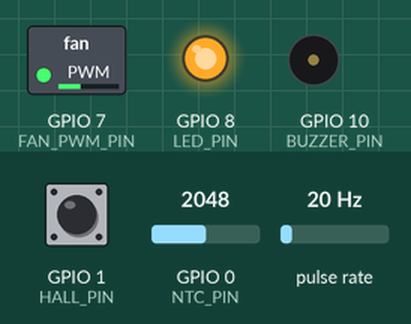
The sketch below on a simulated ESP32-S3. Shown: switched loads named in the sketch (green lamp = pin HIGH), output pins drawn as LEDs (lit = HIGH), buzzer (waves = sounding). Wiring (inferred from the names in the program): pulse sensor: data GPIO 3. The inputs (shaded band) are chosen by the test bench; at power-on: pulse rate 20 Hz, GPIO 0 (NTC_PIN) = 2048, GPIO 1 (HALL_PIN) HIGH (analog values on the 0–4095 scale). What the sketch prints to the serial monitor is not drawn.

Above: at 3.7 s.
3.8 s: pulse rate (sensor on GPIO 3) set to 50 Hz
6.4 s: GPIO 0 (NTC_PIN) set to 1057
7.9 s: GPIO 0 (NTC_PIN) set to 928
10.4 s: GPIO 1 (HALL_PIN) pulled LOW for 1 s
At 13.4 s:
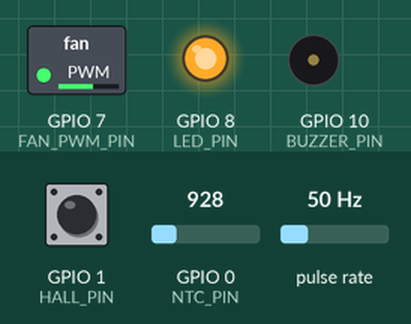
14.4 s: pulse rate (sensor on GPIO 3) set to 4 Hz
17.4 s: GPIO 1 (HALL_PIN) pulled LOW for 1 s
At 23.4 s:
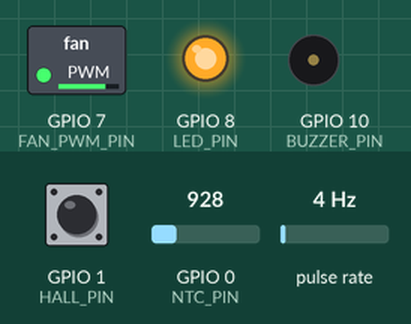
Timing chart, 0 to 45.6 s (numbered marks = the images above; inputs shaded):
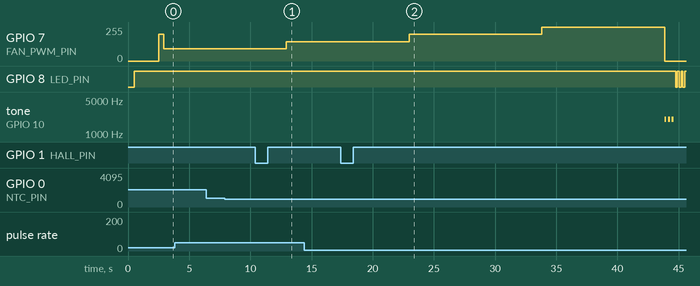

Measured:
- after the input at 3.8 s, every drawn part: stays the same
- after the input at 6.4 s, every drawn part: stays the same
- after the input at 7.9 s, every drawn part: stays the same
- after the input at 14.4 s, every drawn part: stays the same

The sketch:

hwtest.ino
```cpp
// hwtest.ino — simple hardware test
// Fan at 4 steps, LED, buzzer, NTC + Hall sensor
// Press RST to run again.

#include <Arduino.h>

// ── Pins ──────────────────────────────────────────────
#define FAN_PWM_PIN   7
#define TACH_PIN      3
#define BUZZER_PIN    10
#define LED_PIN       8
#define NTC_PIN       0
#define HALL_PIN      1          // A3144 on GPIO 1 (PHONE_SENSE)

// ── PWM ───────────────────────────────────────────────
#define PWM_FREQ      25000
#define PWM_RES       8
#define PWM_MIN       40

// ── Fan test steps ────────────────────────────────────
const int STEPS[] = {25, 50, 75, 100};
const int N_STEPS = sizeof(STEPS) / sizeof(STEPS[0]);
const unsigned long STEP_MS = 10000;

// ── NTC ───────────────────────────────────────────────
#define NTC_SERIES_R  10000.0
#define NTC_NOMINAL   10000.0
#define NTC_BETA      3950.0
#define NTC_T0        298.15

// ── Tach ──────────────────────────────────────────────
static volatile unsigned long tachPulses = 0;
static unsigned long lastTachRead = 0;
static int currentRPM = 0;

void IRAM_ATTR onTach() {
  tachPulses++;
}

// ── Helpers ───────────────────────────────────────────
void updateTach() {
  unsigned long now = millis();
  if (now - lastTachRead >= 1000) {
    noInterrupts();
    unsigned long pulses = tachPulses;
    tachPulses = 0;
    interrupts();

    lastTachRead = now;
    currentRPM = (pulses * 60) / 2;
  }
}

void setFan(int pct) {
  int pwm = 0;
  if (pct > 0) {
    pwm = map(pct, 1, 100, PWM_MIN, 255);

    if (currentRPM < 200) {
      ledcWrite(0, 200);
      delay(400);
    }
  }
  ledcWrite(0, pwm);
}

float readNTC() {
  long sum = 0;
  for (int i = 0; i < 4; i++) {
    sum += analogRead(NTC_PIN);
    delayMicroseconds(50);
  }
  int raw = sum / 4;

  if (raw <= 0 || raw >= 4095) return -99.0f;

  float v_out = raw * (3.3f / 4095.0f);
  float r_ntc = NTC_SERIES_R * (v_out / (3.3f - v_out));

  float steinhart = log(r_ntc / NTC_NOMINAL) / NTC_BETA;
  steinhart += 1.0 / NTC_T0;
  float temp_k = 1.0 / steinhart;
  return temp_k - 273.15;
}

// ── Setup ─────────────────────────────────────────────
void setup() {
  Serial.begin(115200);
  delay(500);

  Serial.println();
  Serial.println("========================================");
  Serial.println("  HARDWARE TEST");
  Serial.println("  Fan · LED · Buzzer · NTC · Hall");
  Serial.println("  Press RST to run again");
  Serial.println("========================================");
  Serial.println();

  // LED off (active-LOW)
  pinMode(LED_PIN, OUTPUT);
  digitalWrite(LED_PIN, HIGH);

  // Fan PWM
  ledcSetup(0, PWM_FREQ, PWM_RES);
  ledcAttachPin(FAN_PWM_PIN, 0);
  ledcWrite(0, 0);

  // Buzzer
  pinMode(BUZZER_PIN, OUTPUT);
  digitalWrite(BUZZER_PIN, LOW);

  // Tach
  pinMode(TACH_PIN, INPUT_PULLUP);
  attachInterrupt(digitalPinToInterrupt(TACH_PIN), onTach, FALLING);

  // NTC
  analogReadResolution(12);
  pinMode(NTC_PIN, INPUT);

  // Hall sensor (A3144) - active LOW when magnet present
  pinMode(HALL_PIN, INPUT_PULLUP);

  Serial.println("Starting in 2s...");
  delay(2000);
}

// ── Main loop ─────────────────────────────────────────
void loop() {
  // 1. Fan sweep
  for (int i = 0; i < N_STEPS; i++) {
    int pct = STEPS[i];
    setFan(pct);

    unsigned long start = millis();
    int lastReport = -1;

    while (millis() - start < STEP_MS) {
      updateTach();

      int elapsed = (millis() - start) / 1000;

      if (elapsed > 0 && elapsed > lastReport) {
        lastReport = elapsed;

        int raw = analogRead(NTC_PIN);
        float ntc_c = readNTC();

        // Hall sensor: LOW = magnet present = ON
        bool hallOn = (digitalRead(HALL_PIN) == LOW);

        Serial.printf("Fan %3d%%  RPM %4d  |  NTC raw %4d  %.1f C  |  Hall: %s\n",
                      pct, currentRPM, raw, ntc_c,
                      hallOn ? "ON " : "OFF");
      }
      delay(50);
    }
  }
  setFan(0);

  // 2. Buzzer
  Serial.println();
  Serial.println("--- buzzer ---");
  for (int i = 0; i < 3; i++) {
    tone(BUZZER_PIN, 2000, 150);
    delay(200);
    noTone(BUZZER_PIN);
    delay(100);
  }
  Serial.println("--- done ---");

  // 3. LED flash
  Serial.println("--- LED flash ---");
  for (int i = 0; i < 5; i++) {
    digitalWrite(LED_PIN, LOW);
    delay(150);
    digitalWrite(LED_PIN, HIGH);
    delay(150);
  }
  Serial.println("--- done ---");

  Serial.println();
  Serial.println("=== Press RST to run again ===");
  Serial.println();

  while (1) {
    delay(1000);
  }
}
```
